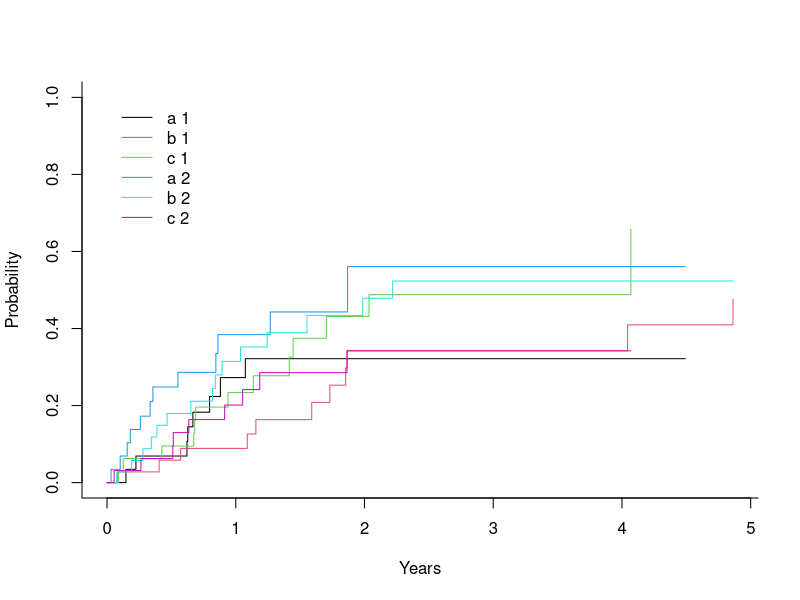

Write the R code that produced this figure.
library(cmprsk)


### Name: cuminc
### Title: Cumulative Incidence Analysis
### Aliases: cuminc
### Keywords: survival

### ** Examples

set.seed(2)
ss <- rexp(100)
gg <- factor(sample(1:3,100,replace=TRUE),1:3,c('a','b','c'))
cc <- sample(0:2,100,replace=TRUE)
strt <- sample(1:2,100,replace=TRUE)
print(xx <- cuminc(ss,cc,gg,strt))
plot(xx,lty=1,color=1:6)
# see also test.R, test.out
